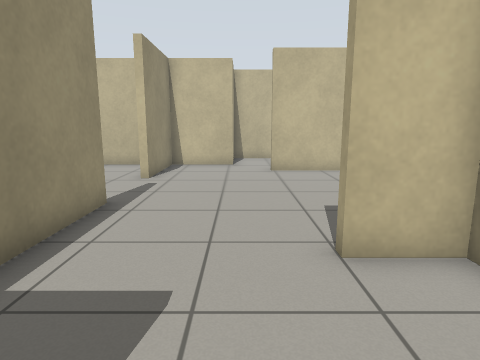
view 1 (above)

15 first-person views from a walk through a world built for the Gazebo simulator. The camera is 0.97 m above the floor, tilts 10° down and sees 75° across. The floor is counted in squares, 0.5 m on a side. Each view is taken from the middle of a square. On the plan, view 1 faces up. The plan holds only what a view shows up to about 17 squares ahead; the rest is blank.

view 2
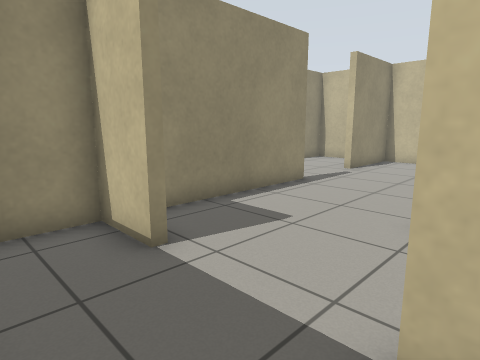

view 3
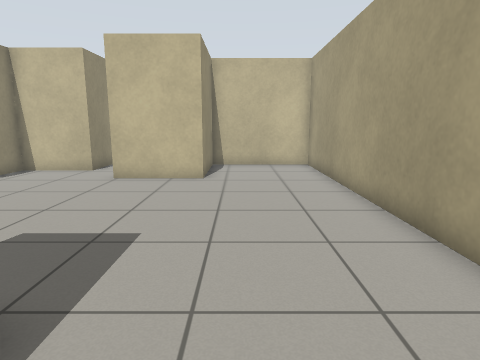

view 4
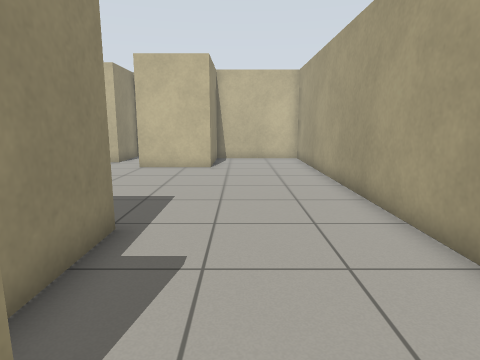

view 5
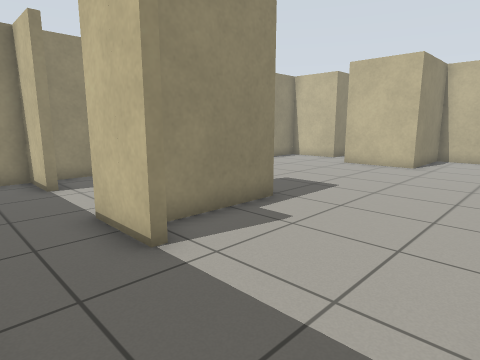

view 6
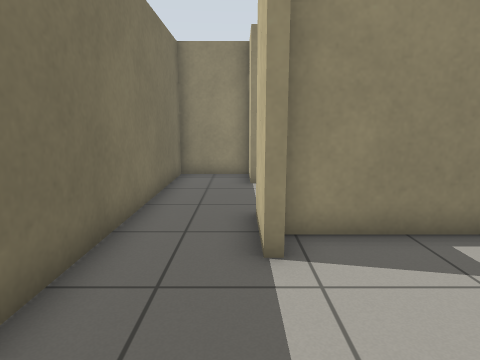

view 7
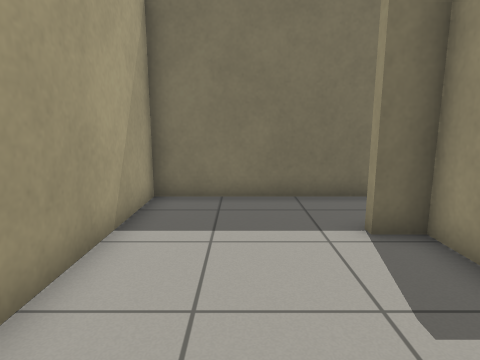

view 8
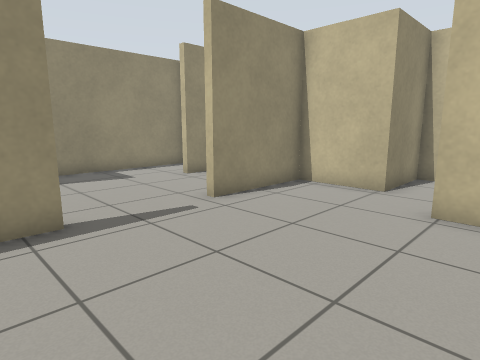

view 9
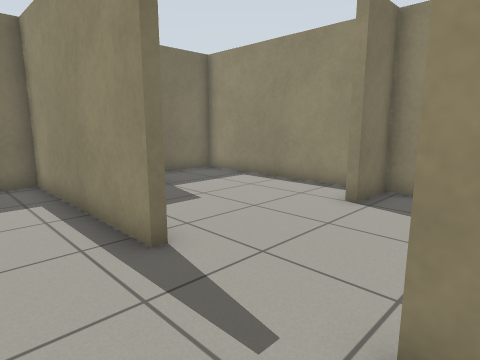

view 10
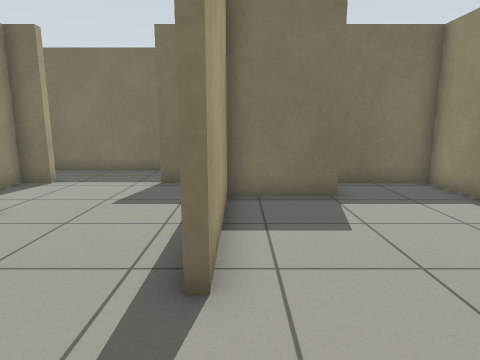

view 11
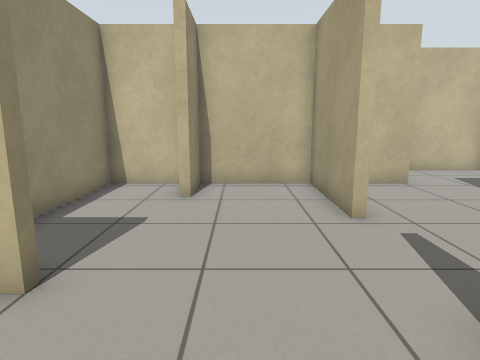

view 12
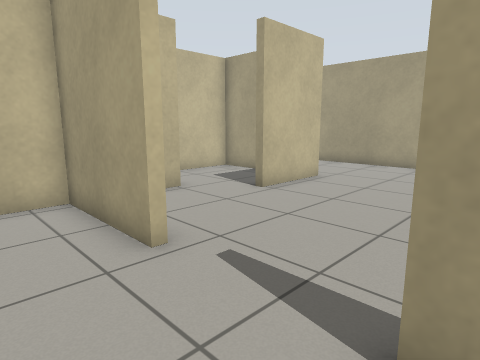

view 13
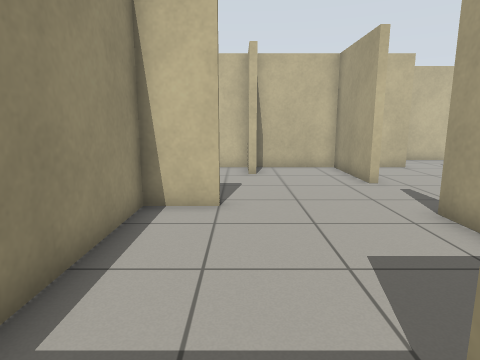

view 14
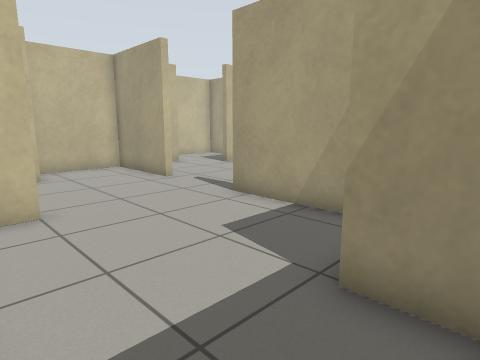

view 15
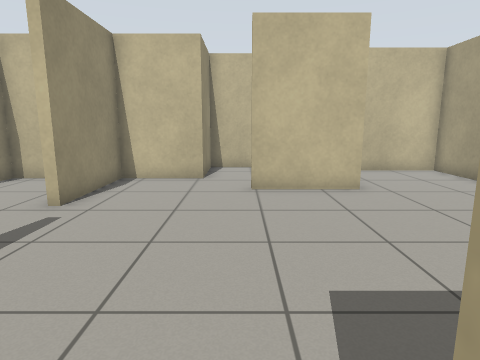

### Floor plan
Points are (right, up) in squares from view 1. A wall is a line through its corners. A room is listed if a view was taken in it or the views show most of it. See-through windows are left out.
Room 1 (view 1)
walls: (-1.3, 0.7) (-1.3, 0.4) (-3.3, 0.4) (-3.3, -2.3) (2.4, -2.3)
ways out: opening at (3.5, -1) to room 2; opening at (0.5, 1) to room 4
Room 2 (views 2, 3, 4, 5, 6, 7, 8, 9)
walls: (3.7, 4.8) (3.7, 0.7) (4.7, 0.7) (4.7, 0.4) (2.3, 0.4); (1.5, 4.3) (1.5, 4.8); (1.5, 13.3) (1.5, 13.8); (-3.6, 7.7) (-3.3, 7.7) (-3.3, 4.5); (-3.3, 15.3) (-3.3, 11.3); (2.4, -2.3) (9.4, -2.3) (9.4, 17.4) (4.7, 17.4) (4.7, 13.3) (1.2, 13.3)
ways out: opening at (3.5, -1) to room 1; opening at (-3, 9.5) to room 3; opening at (-0.5, 5) to room 4; opening at (-0.5, 14) to room 5
Room 3 (views 10, 11, 12, 13, 14)
walls: (-3.3, 11.3) (-3.6, 11.3) (-3.6, 15.3) (-7.3, 15.3) (-7.3, 13.3) (-7.8, 13.3); (-7.6, 14.2) (-7.6, 14.9); (-6.6, 1.3) (-6.6, 2.7) (-3.6, 2.7) (-3.6, 7.7); (-7.6, 15.3) (-10.3, 15.3) (-10.3, 8.7) (-8.5, 8.7) (-8.5, 8.3) (-10.3, 8.3) (-10.3, 0.7) (-7.2, 0.7)
ways out: opening at (-3, 9.5) to room 2
Room 4 (view 15)
walls: (2.3, 0.4) (2.3, 0.7) (3.3, 0.7) (3.3, 1.6); (-3.3, 4.5) (-3.3, 0.7) (-1.3, 0.7); (3.4, 4.3) (1.5, 4.3)
ways out: opening at (0.5, 1) to room 1; opening at (-0.5, 5) to room 2
Room 5 (no view inside)
walls: (4.4, 16.4) (4.4, 18.4) (-0.3, 18.4) (-0.3, 15.3) (-3.3, 15.3)
ways out: opening at (-0.5, 14) to room 2

Where each view was taken, in squares from view 1:
view 1: 0 up, 0 right, facing up
view 2: 2 down, 3 right, facing up-left
view 3: 2 up, 6 right, facing up
view 4: 1 down, 6 right, facing up
view 5: 2 down, 9 right, facing up-left
view 6: 0 up, 9 right, facing left
view 7: 6 up, 7 right, facing down
view 8: 6 up, 3 right, facing up-left
view 9: 12 up, 1 left, facing down-left
view 10: 11 up, 4 left, facing down
view 11: 5 up, 6 left, facing up
view 12: 7 up, 6 left, facing up-right
view 13: 1 up, 8 left, facing up
view 14: 1 up, 10 left, facing up-right
view 15: 4 up, 1 right, facing up
